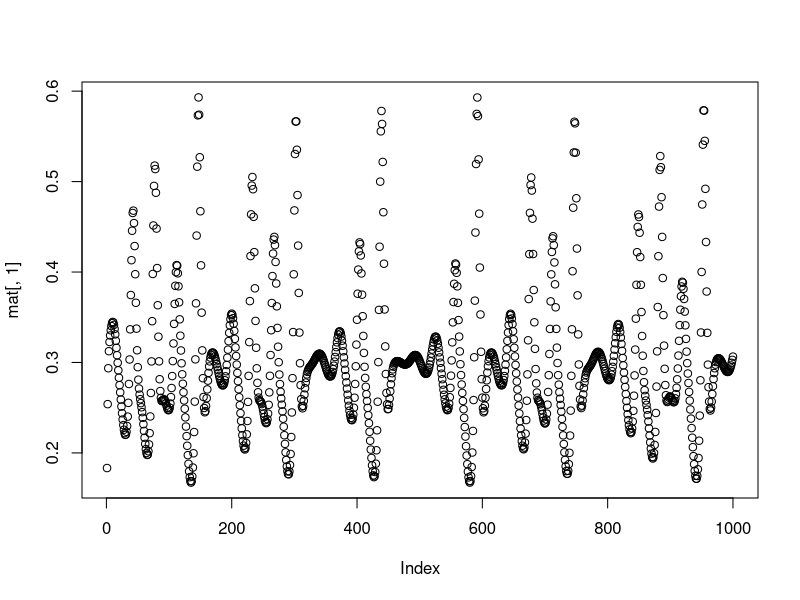
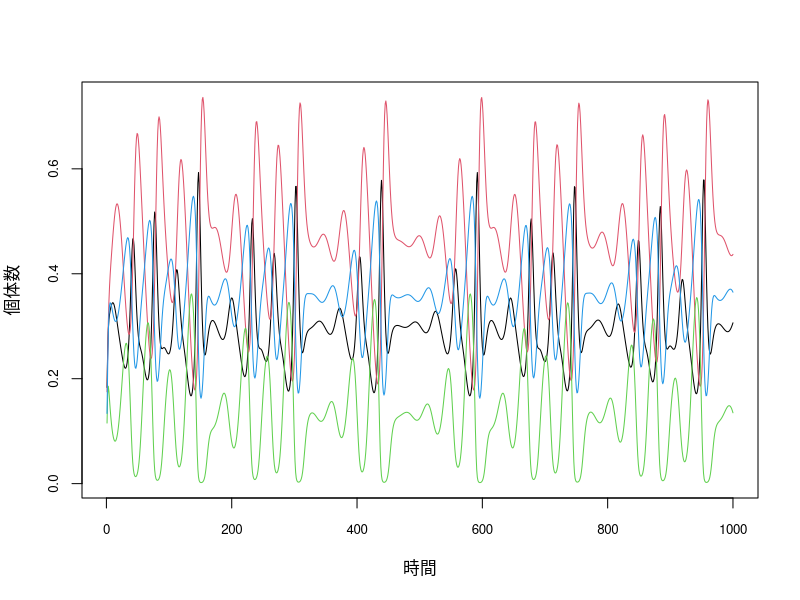

Source code (R) for these figures, in order:
## ---- chunk 1
lv_fun = \(A, r, N) r*N * (1 - A %*% N)

model = function(time, dt=1000, A, r, N0){

    mat = matrix(0, ncol=length(N0), nrow=time)
    mat[1,] = N = N0
    for(t in 2:time){

      for(ddt in 1:dt){
          dn = lv_fun(A, r, N)      
          N = N+dn/dt
      }      
      mat[t,] = N
    }

    mat
}

r = c(1, 0.72, 1.53, 1.27)
A = t(matrix(c(1, 1.09, 1.52, 0,
               0, 1, 0.44, 1.36,
               2.33, 0, 1, 0.47,
               1.21, 0.51, 0.35, 1), 4, 4))

mat = model(time=1000, dt=1000, A, r, N0=runif(4, 0.1, 0.2))
plot(mat[,1])
plot(0, type='n', xlim=c(1,nrow(mat)), ylim = range(mat), cex.axis = 0.8, xlab="時間", ylab = "個体数")
for(l in 1:ncol(mat)) lines(mat[,l], col=l)
    

